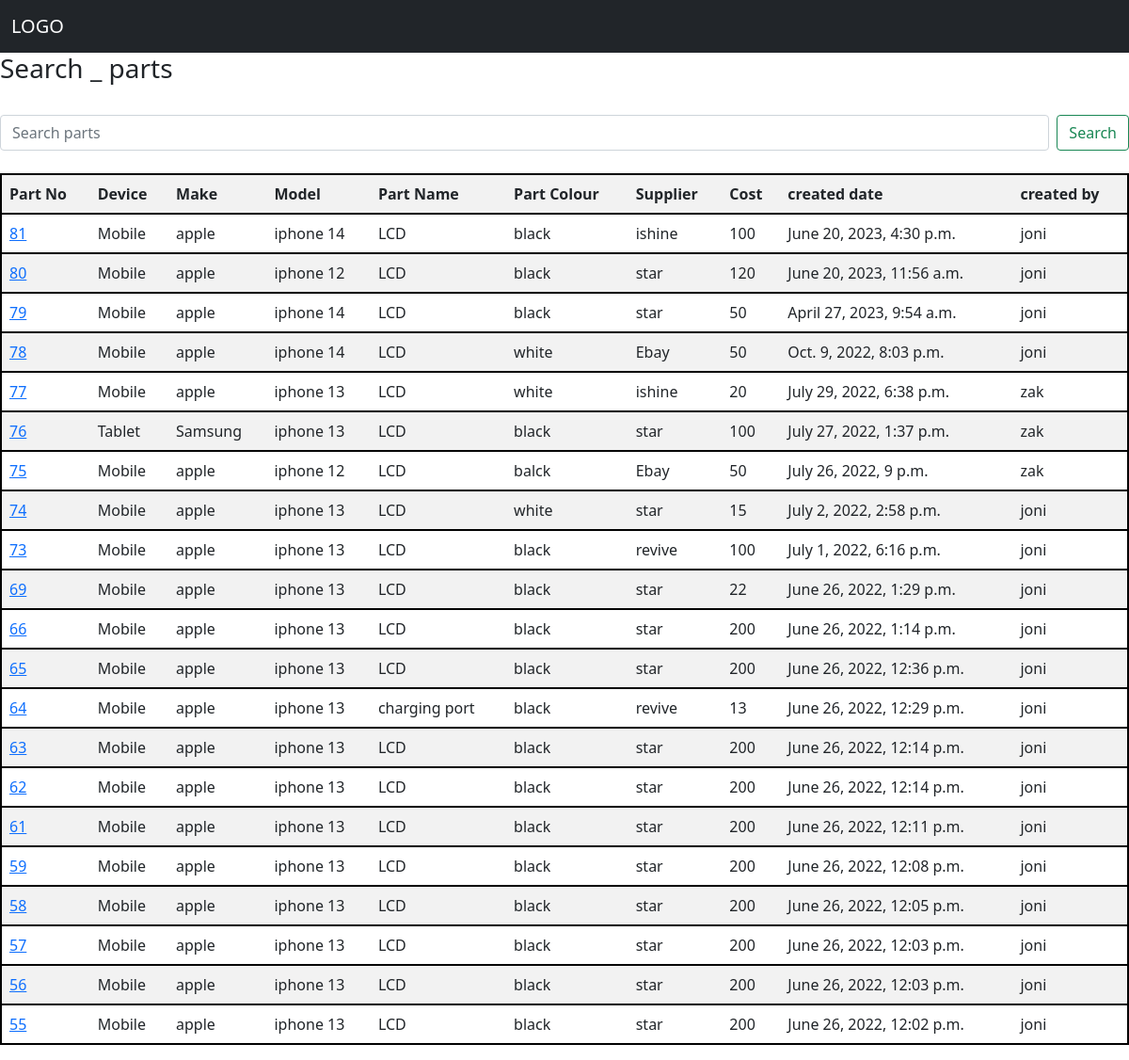
Screenshot of /search_parts/ with the database file from the repository.
### Inventories/models.py (models this page shows, shortened)
class Inventories(models.Model):
    job = models.ForeignKey(Jobs,on_delete=models.CASCADE, related_name = 'job_inventory',null=True, blank=True)
    devices = models.ForeignKey(Devices,on_delete=models.CASCADE, related_name = 'inventory_device')
    make = models.ForeignKey(Make,on_delete=models.CASCADE, related_name = 'inventory_make')
    model = models.ForeignKey(Model,on_delete=models.CASCADE, related_name = 'inventory_model')
    part_name = models.ForeignKey(Part_name,on_delete=models.CASCADE, related_name = 'inventory_part_name')
    part_colour = models.ForeignKey(Part_colour,on_delete=models.CASCADE, related_name = 'inventory_Part_colour')
    supplier = models.ForeignKey(Supplier,on_delete=models.CASCADE, related_name = 'inventory_supplier')
    quantity = models.IntegerField()
    cost = models.IntegerField()
    part_status = models.ForeignKey(Part_status,on_delete=models.CASCADE, related_name = 'i_part_status',null=True, blank=True)
    barcode = models.ImageField(upload_to='barcodes/', blank=True)
    created_date = models.DateTimeField(null=True, blank=True)
    created_by = models.ForeignKey(User, on_delete = models.CASCADE, null=True, blank=True)
    alocated = models.BooleanField(default=False)

class Part_name(models.Model):
    part_name = models.CharField(max_length=250)

class Part_colour(models.Model):
    colour = models.CharField(max_length=250)

class Supplier(models.Model):
    supplier = models.CharField(max_length=250)

### Jobs/models.py (models this page shows, shortened)
class Devices(models.Model):
    devices = models.CharField(max_length=250)

class Make(models.Model):
    device = models.ForeignKey(Devices,on_delete=models.CASCADE, related_name='make_device')
    make = models.CharField(max_length=250)

class Model(models.Model):
    make = models.ForeignKey(Make,on_delete=models.CASCADE)
    model = models.CharField(max_length=250)

### Inventories/views.py (the view)
# urls.py: path('search_parts/', views.search_parts, name='search_parts'),
def search_parts(request):
    part_s = Inventories.objects.all()
    context = {'all_parts_context':part_s}
    return render(request,'search_parts.html',context)

### templates/search_parts.html (shortened to what this page needs)
{% extends 'base.html' %}
{% block content %}
<h3>Search _ parts</h3><br>
<form class="d-flex" method="POST" action="#" style="align-self: center;">
    <input class="form-control me-2" type="search" placeholder="Search parts" aria-label="Search" name="searched">
    <button class="btn btn-outline-success" type="submit">Search</button>
  </form>
<br>
<table class="table table-striped" style="border: 2px solid black;" width="60%"  cellspacing="2" cellpadding="2" >
    <tr style="border: 1px solid rgb(48, 45, 45);" width="95%" style="border: black;" >
        <th>Part No </th>
        <th>Device </th>
        <th>Make</th>
        <th>Model</th>
        <th>Part Name</th>
        <th>Part Colour</th>
        <th>Supplier</th>
        <th>Cost</th>
        <th>created date</th>
        <th>created by</th>
    </tr>
    {% for show_result in  all_parts_context reversed%}
    {% if show_result.part_status.p_status == "Available" %}
    <tr style="border: 2px solid black"  >
            <td><a href="{% url 'part_detail' show_result.id %}">{{ show_result.id  }}</a></td>
            <td>{{ show_result.devices.devices }}</td>
            <td>{{ show_result.make.make }}</td>
            <td>{{ show_result.model.model }}</td>
            <td>{{ show_result.part_name.part_name }}</td>
            <td>{{ show_result.part_colour.colour }}</td>
            <td>{{ show_result.supplier.supplier }}</td>
            <td>{{ show_result.cost }}</td>
            <td>{{ show_result.created_date }}</td>
            <td>{{ show_result.created_by }}</td>
    </tr>
    {% endif %}
    {% endfor %}
</table>
{% endblock %}

### rows the page displays
Inventories: id "81", devices.devices "Mobile", make.make "apple", model.model "iphone 14", part_name.part_name "LCD", part_colour.colour "black", supplier.supplier "ishine", cost "100", created_date "June 20, 2023, 4:30 p.m.", created_by "joni"
Inventories: id "80", devices.devices "Mobile", make.make "apple", model.model "iphone 12", part_name.part_name "LCD", part_colour.colour "black", supplier.supplier "star", cost "120", created_date "June 20, 2023, 11:56 a.m.", created_by "joni"
Inventories: id "79", devices.devices "Mobile", make.make "apple", model.model "iphone 14", part_name.part_name "LCD", part_colour.colour "black", supplier.supplier "star", cost "50", created_date "April 27, 2023, 9:54 a.m.", created_by "joni"
Inventories: id "78", devices.devices "Mobile", make.make "apple", model.model "iphone 14", part_name.part_name "LCD", part_colour.colour "white", supplier.supplier "Ebay", cost "50", created_date "Oct. 9, 2022, 8:03 p.m.", created_by "joni"
Inventories: id "77", devices.devices "Mobile", make.make "apple", model.model "iphone 13", part_name.part_name "LCD", part_colour.colour "white", supplier.supplier "ishine", cost "20", created_date "July 29, 2022, 6:38 p.m.", created_by "zak"
Inventories: id "76", devices.devices "Tablet", make.make "Samsung", model.model "iphone 13", part_name.part_name "LCD", part_colour.colour "black", supplier.supplier "star", cost "100", created_date "July 27, 2022, 1:37 p.m.", created_by "zak"
Inventories: id "75", devices.devices "Mobile", make.make "apple", model.model "iphone 12", part_name.part_name "LCD", part_colour.colour "balck", supplier.supplier "Ebay", cost "50", created_date "July 26, 2022, 9 p.m.", created_by "zak"
Inventories: id "74", devices.devices "Mobile", make.make "apple", model.model "iphone 13", part_name.part_name "LCD", part_colour.colour "white", supplier.supplier "star", cost "15", created_date "July 2, 2022, 2:58 p.m.", created_by "joni"
Inventories: id "73", devices.devices "Mobile", make.make "apple", model.model "iphone 13", part_name.part_name "LCD", part_colour.colour "black", supplier.supplier "revive", cost "100", created_date "July 1, 2022, 6:16 p.m.", created_by "joni"
Inventories: id "69", devices.devices "Mobile", make.make "apple", model.model "iphone 13", part_name.part_name "LCD", part_colour.colour "black", supplier.supplier "star", cost "22", created_date "June 26, 2022, 1:29 p.m.", created_by "joni"
Inventories: id "66", devices.devices "Mobile", make.make "apple", model.model "iphone 13", part_name.part_name "LCD", part_colour.colour "black", supplier.supplier "star", cost "200", created_date "June 26, 2022, 1:14 p.m.", created_by "joni"
Inventories: id "65", devices.devices "Mobile", make.make "apple", model.model "iphone 13", part_name.part_name "LCD", part_colour.colour "black", supplier.supplier "star", cost "200", created_date "June 26, 2022, 12:36 p.m.", created_by "joni"
Inventories: id "64", devices.devices "Mobile", make.make "apple", model.model "iphone 13", part_name.part_name "charging port", part_colour.colour "black", supplier.supplier "revive", cost "13", created_date "June 26, 2022, 12:29 p.m.", created_by "joni"
Inventories: id "63", devices.devices "Mobile", make.make "apple", model.model "iphone 13", part_name.part_name "LCD", part_colour.colour "black", supplier.supplier "star", cost "200", created_date "June 26, 2022, 12:14 p.m.", created_by "joni"
Inventories: id "62", devices.devices "Mobile", make.make "apple", model.model "iphone 13", part_name.part_name "LCD", part_colour.colour "black", supplier.supplier "star", cost "200", created_date "June 26, 2022, 12:14 p.m.", created_by "joni"
Inventories: id "61", devices.devices "Mobile", make.make "apple", model.model "iphone 13", part_name.part_name "LCD", part_colour.colour "black", supplier.supplier "star", cost "200", created_date "June 26, 2022, 12:11 p.m.", created_by "joni"
Inventories: id "59", devices.devices "Mobile", make.make "apple", model.model "iphone 13", part_name.part_name "LCD", part_colour.colour "black", supplier.supplier "star", cost "200", created_date "June 26, 2022, 12:08 p.m.", created_by "joni"
Inventories: id "58", devices.devices "Mobile", make.make "apple", model.model "iphone 13", part_name.part_name "LCD", part_colour.colour "black", supplier.supplier "star", cost "200", created_date "June 26, 2022, 12:05 p.m.", created_by "joni"
Inventories: id "57", devices.devices "Mobile", make.make "apple", model.model "iphone 13", part_name.part_name "LCD", part_colour.colour "black", supplier.supplier "star", cost "200", created_date "June 26, 2022, 12:03 p.m.", created_by "joni"
Inventories: id "56", devices.devices "Mobile", make.make "apple", model.model "iphone 13", part_name.part_name "LCD", part_colour.colour "black", supplier.supplier "star", cost "200", created_date "June 26, 2022, 12:03 p.m.", created_by "joni"
Inventories: id "55", devices.devices "Mobile", make.make "apple", model.model "iphone 13", part_name.part_name "LCD", part_colour.colour "black", supplier.supplier "star", cost "200", created_date "June 26, 2022, 12:02 p.m.", created_by "joni"
